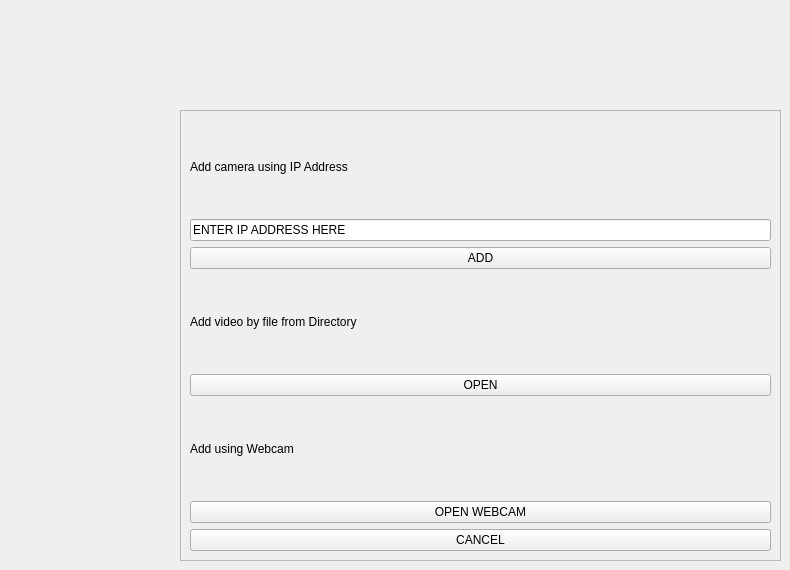
              <widget class="QWidget" name="dialog_page">
               <widget class="QFrame" name="frame">
                <property name="geometry">
                 <rect>
                  <x>180</x>
                  <y>110</y>
                  <width>601</width>
                  <height>451</height>
                 </rect>
                </property>
                <property name="frameShape">
                 <enum>QFrame::StyledPanel</enum>
                </property>
                <property name="frameShadow">
                 <enum>QFrame::Raised</enum>
                </property>
                <layout class="QVBoxLayout" name="verticalLayout_9">
                 <item>
                  <widget class="QLabel" name="label">
                   <property name="text">
                    <string>Add camera using IP Address</string>
                   </property>
                  </widget>
                 </item>
                 <item>
                  <widget class="QLineEdit" name="addIPCam_field">
                   <property name="text">
                    <string>ENTER IP ADDRESS HERE</string>
                   </property>
                  </widget>
                 </item>
                 <item>
                  <widget class="QPushButton" name="addIPCam_pushButton">
                   <property name="text">
                    <string>ADD</string>
                   </property>
                  </widget>
                 </item>
                 <item>
                  <widget class="QLabel" name="label_2">
                   <property name="text">
                    <string>Add video by file from Directory</string>
                   </property>
                  </widget>
                 </item>
                 <item>
                  <widget class="QPushButton" name="openDir_pushButton">
                   <property name="text">
                    <string>OPEN</string>
                   </property>
                  </widget>
                 </item>
                 <item>
                  <widget class="QLabel" name="label_3">
                   <property name="text">
                    <string>Add using Webcam</string>
                   </property>
                  </widget>
                 </item>
                 <item>
                  <widget class="QPushButton" name="openWebcam_pushButton">
                   <property name="text">
                    <string>OPEN WEBCAM</string>
                   </property>
                  </widget>
                 </item>
                 <item>
                  <widget class="QPushButton" name="cancel_PushButton">
                   <property name="text">
                    <string>CANCEL</string>
                   </property>
                  </widget>
                 </item>
                </layout>
               </widget>
              </widget>
